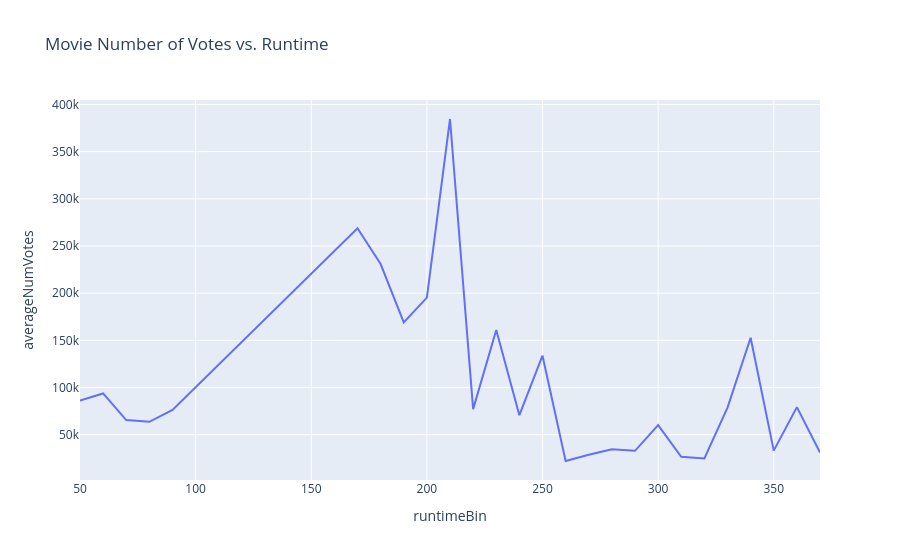

Source (notebook cell):
### Code cell
px.line(res_q4, x="runtimeBin", y="averageNumVotes",
        title="Movie Number of Votes vs. Runtime")

### Figure 1 — Plotly figure (JSON) as saved in the notebook; plotly's stock layout.template omitted (floating-point values rounded to 4 significant figures)
{"data": [{"hovertemplate": "runtimeBin=%{x}<br>averageNumVotes=%{y}<extra></extra>", "legendgroup": "", "line": {"color": "#636efa", "dash": "solid"}, "marker": {"symbol": "circle"}, "mode": "lines", "name": "", "orientation": "v", "showlegend": false, "type": "scatter", "x": [50, 60, 70, 80, 90, 170, 180, 190, 200, 210, 220, 230, 240, 250, 260, 270, 280, 290, 300, 310, 320, 330, 340, 350, 360, 370], "xaxis": "x", "y": [86080.0, 93700.0, 65460.0, 63580.0, 76160.0, 268700.0, 230800.0, 169000.0, 195300.0, 384600.0, 77060.0, 161000.0, 70610.0, 133652, 22080.0, 28789, 34525, 32862, 60090.0, 26599, 24701, 78734, 152800.0, 33086, 79170.0, 31160.0], "yaxis": "y"}], "layout": {"legend": {"tracegroupgap": 0}, "title": {"text": "Movie Number of Votes vs. Runtime"}, "xaxis": {"anchor": "y", "domain": [0, 1], "title": {"text": "runtimeBin"}}, "yaxis": {"anchor": "x", "domain": [0, 1], "title": {"text": "averageNumVotes"}}}}
